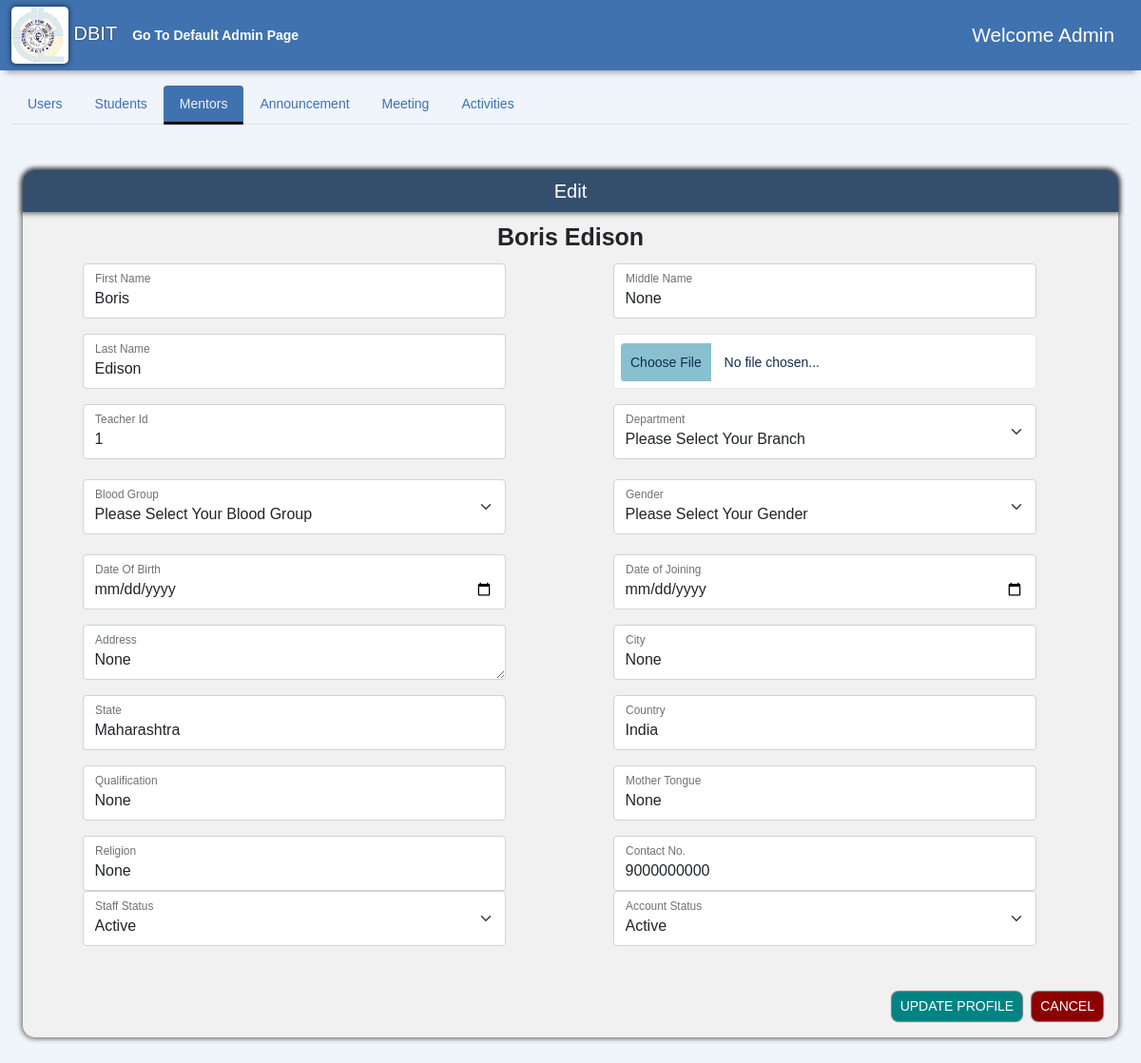
The app's page /AdminPage/update/1/ (signed in), older data.
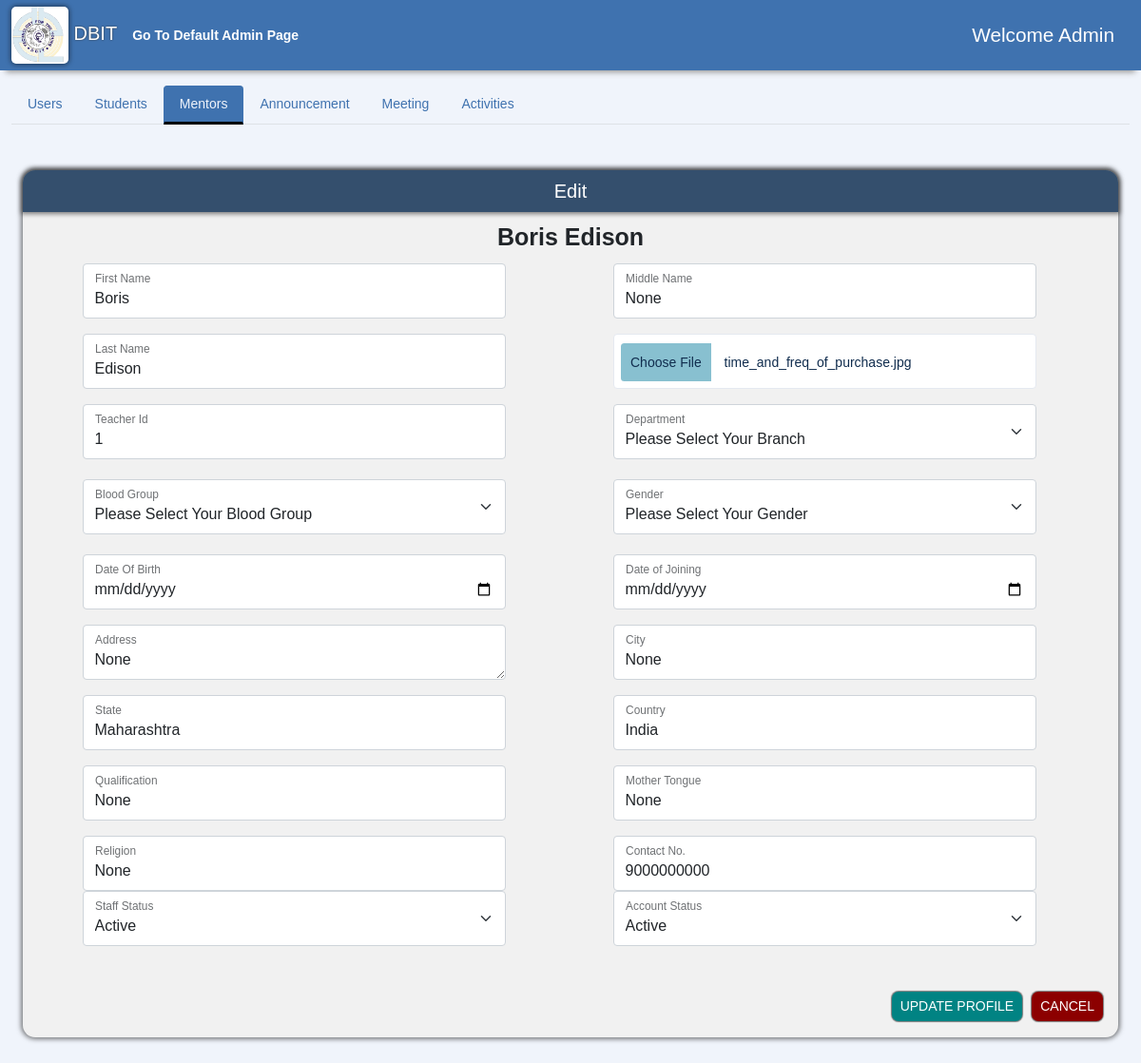
The same page, newer data.
### accounts/models.py (models this page shows, shortened)
class User(AbstractUser):
    usr_id = models.CharField(max_length=50, unique=True)
    username = None
    email = models.EmailField(max_length=255, unique=True)
    created_on = models.DateTimeField(auto_now_add=True)
    is_active = models.BooleanField(default=True)
    is_staff = models.BooleanField(default=False)
    is_superuser = models.BooleanField(default=False)
    first_name = models.CharField(max_length=50, null=True)
    last_name = models.CharField(max_length=50, null=True)
    middle_name = models.CharField(max_length=50, null=True)
    phone = models.CharField(max_length=10, null=True, blank=True)
    profile_img = models.ImageField(
        default='logo.png', null=True, blank=True, upload_to='images/')
    USERNAME_FIELD = 'email'
    REQUIRED_FIELDS = ['usr_id', ]
    objects = CustomUserManager()

### AdminPage/views.py (the view, shortened to what this page needs)
# urls.py: path('update/<str:usr_id>/',views.updateuserprofile, name= 'update-user'),
@login_required(login_url='Login')
def updateuserprofile(request,usr_id):
    if request.user.is_superuser:
        user=User.objects.get(usr_id=usr_id)
        context={'user':user}
        if not user.is_staff:
            profile = StudentProfile.objects.get(user__usr_id=usr_id)
            details,created=StudentDetails.objects.get_or_create(student_id=profile.id)
            guardian,created=GuardianDetails.objects.get_or_create(student_id=profile.id)
            context.update({
                'student': profile,
                'details':details,
                'guardian':guardian,})
            context.update(studentcontext)
            if request.method=='POST':
                fName = request.POST['fName']
                Lname = request.POST['lName']
                Mname = request.POST['mName']
                stuid = request.POST['sId']
                Addr = request.POST['Address']
                religion = request.POST['Religion']
                motherTongue = request.POST['mTongue']
                phone = request.POST['phone']
                try:
                    if request.POST['rNo'] :
                        Rno=request.POST['rNo']
                        details.current_rollNo=Rno
                except:
                    pass
                try:
                    if request.POST['dept'] :
                        department = request.POST['dept']
                        profile.Branch = department
                except:
                    pass
                try:
                    if request.POST['year'] :
                        year = request.POST['year']
                        details.current_year = year
                except:
                    pass
                try:
                    if request.POST['blood_group']:
                        blood_group = request.POST['blood_group']
                        profile.Blood_grp = blood_group
                except:
                    pass
                try:
                    if request.POST['gender']:
                        gender = request.POST['gender']
                        profile.Gender = gender
                except:
                    pass
                try:
                    if request.POST['dob']:
                        DateofBirth = request.POST['dob']
                        profile.DateofBirth = DateofBirth
                except:
                    pass
                try:
                    if request.POST['Yoa']:
                        yearOfAdd = request.POST['Yoa']
                        details.YearOfAdmission = yearOfAdd
                except:
                    pass
                try:
                    if 'profileImg' in request.FILES:
                        profile_img = request.FILES['profileImg']
                        if str(user.profile_img) != 'logo.png':
                            user.profile_img.delete()
                        user.profile_img = profile_img
                except:
                    pass
                try:
                    if request.POST['account_status']:
                        account_status = request.POST['account_status']
                        if account_status== 'Active':
                            user.is_active = True
                        else:
                            user.is_active = False
                except:
                    pass
                try:
                    if request.POST['staff_status']:
                        staff_status = request.POST['staff_status']
                        if staff_status== 'Active':
                            user.is_staff = True
                        elif staff_status=='Inactive':
                            user.is_staff = False
                except:
                    pass
                user.first_name = fName
                user.usr_id= stuid
                user.middle_name=Mname
                user.last_name = Lname
                user.phone = phone
                user.save()
                profile.Address= Addr
                profile.religion = religion
                profile.mother_tongue = motherTongue
                profile.save()
                try:
                    details.save()
                except:
                    pass
                if user.is_staff==True:
                    try:
                        StudentProfile.objects.get(user__usr_id=usr_id).delete()
                    except:
                        pass
                else:
                    try:
                        MentorProfile.objects.get(user__usr_id=usr_id).delete()
                    except:
                        pass
                return redirect('admin-student')
            return render(request, 'AdminPage/admin-student-edit.html', context)
        elif user.is_staff and not user.is_superuser:
            profile = MentorProfile.objects.get(user__usr_id=usr_id)
            context = {
                'department_list': [
                    'Computer Engineering',
                    'Electronics and Telecommunication Engineering',
                    'Information Technology',
                    'Mechanical Engineering'
                ],
                'bloodGroup_list': [
                    'A+',
                    'A-',
                    'B+',
                    'B-',
                    'AB+',
                    'AB-',
                    'O+',
                    'O-'
                ],
                'profile': profile,
                'user':user
            }
            return render(request, 'AdminPage/admin-mentor-edit.html', context)
        else:
            return HttpResponse(" You are Admin ")
    else:
        return HttpResponse("You are not authorized to view this page")

### Announcement/notification_processors.py (called while the page is built)
def announcements(request):
    allnotifications= Announcement.objects.all()
    return {'notifications':allnotifications}

def announcement_receiver(request):
    allreceivers= AnnouncementReceiver.objects.all()
    return {'receivers':allreceivers}

### AdminPage/templates/AdminPage/admin-mentor-edit.html (shortened to what the changed rows need)
{% extends "admin.html" %}
{% load static %}
{% block mentorTabContent %}
<div class="tab-pane fade active show" id="nav-mentors" role="tabpanel" aria-labelledby="nav-mentors-tab">
  <div class="container-fluid mb-5">
    <div class="sidebar flex-shrink-0 dashboard-navigation">
      <p class="mt-2" style="font-size: 25px; display: flex; justify-content: center;">
        <strong>{{user.first_name}} {{user.last_name}} </strong>
      </p>
      <form action="{% url 'update-user' user.usr_id %}" method="POST" enctype="multipart/form-data">
        <div class="container mt-2 mb-3">
          <div class="row">
            <div class="row pt-3">
              <div class="col-6 full-width-sm pt-sm" style="display: flex; justify-content: center;">
                <div class="form-group col-md-10">
                  <div class="file-upload">
                    <div class="file-select">
                      <div class="file-select-button" id="fileName">Choose File</div>
                      <div class="file-select-name" id="noFile">
                        {% if user.profile_img != 'logo.png' %}
                        {{user.profile_img |make_list|slice:'7:'|join:''}}</p>
                        {% else %}
                        No file chosen...
                        {% endif %}
                      </div>
                    </div>
                  </div>
                </div>
              </div>
            </div>
            <div class="row pt-3">
              <div class="col-6 full-width-sm" style="display: flex; justify-content: center;">
                <div class="form-group form-floating col-md-10">
                  <input type="text" name='usr_id' id="inputTeacherId" class="form-control" placeholder="Teacher Id" value='{{ user.usr_id}}'>
                  <label for="inputTeacherId">Teacher Id</label>
                </div>
              </div>
            </div>
            <div class="row pt-3">
              <div class="col-6 full-width-sm pt-sm" style="display: flex; justify-content: center;">
                <div class="form-group form-floating col-md-10">
                  <input type="tel" name="phone" class="form-control" id="inputContactNo" placeholder="Contact No." pattern="[0-9]{10}" value='{{user.phone}}'>
                  <label for="inputContactNo">Contact No.</label>
                </div>
              </div>
            </div>
            <div class="row">
              <div class="col-6 full-width-sm" style="display: flex; justify-content: center;">
                <div class="form-group form-floating col-md-10">
                  <select id="inputStaff" class="form-select" name="staff_status">
                    {% if user.is_staff  %}
                      <option value="Active" selected >Active</option>
                      {% else %}
                      <option value="Active" >Active</option>
                      {% endif %}
                  </select>
                  <label for="inputStaff">Staff Status</label>
                </div>
              </div>
              <div class="col-6" style="display: flex; justify-content: center;">
                <div class="form-group form-floating col-md-10">
                  <select id="inputAccount" class="form-select" name="account_status">
                    {% if user.is_active  %}
                    <option value="Active" selected >Active</option>
                    {% else %}
                    <option value="Active" >Active</option>
                    {% endif %}
                </select>
                  <label for="inputAccount">Account Status</label>
                </div>
              </div>
            </div>
          </div>
        </div>
      </form>
  </div>
</div>
{% endblock %}

Row changes from the older to the newer data that the page shows:
changed User "Boris": profile_img|make_list (not shown) → "time_and_freq_of_purchase.jpg"
Text that changed along with them:
text no longer shown: "No file chosen..."
